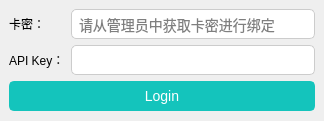
<?xml version="1.0" encoding="UTF-8"?>
<ui version="4.0">
 <class>LoginWindow</class>
 <widget class="QMainWindow" name="LoginWindow">
  <property name="geometry">
   <rect>
    <x>0</x>
    <y>0</y>
    <width>324</width>
    <height>121</height>
   </rect>
  </property>
  <widget class="QWidget" name="centralwidget">
   <layout class="QHBoxLayout" name="horizontalLayout_2">
    <item>
     <layout class="QVBoxLayout" name="verticalLayout_3">
      <item>
       <layout class="QHBoxLayout" name="horizontalLayout">
        <item>
         <layout class="QVBoxLayout" name="verticalLayout_2">
          <item>
           <widget class="QLabel" name="label">
            <property name="text">
             <string>卡密：</string>
            </property>
           </widget>
          </item>
          <item>
           <widget class="QLabel" name="label_2">
            <property name="text">
             <string>API Key：</string>
            </property>
           </widget>
          </item>
         </layout>
        </item>
        <item>
         <layout class="QVBoxLayout" name="verticalLayout">
          <item>
           <widget class="QLineEdit" name="usernameEdit">
            <property name="styleSheet">
             <string notr="true">#usernameEdit {
    border: 1px solid #ccc; /* 设置边框样式 */
    border-radius: 5px; /* 设置边框圆角 */
    padding: 5px; /* 设置内边距 */
    font-size: 14px; /* 设置字体大小 */
}

#usernameEdit:focus {
    border: 2px solid rgb(20,196,188); /* 输入框获取焦点时的边框样式 */
}
</string>
            </property>
            <property name="placeholderText">
             <string>请从管理员中获取卡密进行绑定</string>
            </property>
           </widget>
          </item>
          <item>
           <widget class="QLineEdit" name="passwordEdit">
            <property name="styleSheet">
             <string notr="true">#passwordEdit {
    border: 1px solid #ccc; /* 设置边框样式 */
    border-radius: 5px; /* 设置边框圆角 */
    padding: 5px; /* 设置内边距 */
    font-size: 14px; /* 设置字体大小 */
}

#passwordEdit:focus {
    border: 2px solid rgb(20,196,188); /* 输入框获取焦点时的边框样式 */
}
</string>
            </property>
            <property name="echoMode">
             <enum>QLineEdit::Password</enum>
            </property>
           </widget>
          </item>
         </layout>
        </item>
       </layout>
      </item>
      <item>
       <widget class="QPushButton" name="loginButton">
        <property name="styleSheet">
         <string notr="true">#loginButton {
    background-color: rgb(20,196,188);
    color: white; 
    border: 2px solid rgb(20,196,188);
    border-radius: 5px; 
    padding: 5px 10px; 
    font-size: 14px; 
}

#loginButton:hover {
    background-color:  rgb(22,218,208);
}

#loginButton:pressed {
    background-color: rgb(17,171,164);
}

QPushButton
{
	font: 25 14pt '微软雅黑';
	color: rgb(255,255,255);
	background-color: rgb(20,196,188);
	border:none;
	border-radius:10px;
}
QPushButton:hover
{
	background-color: rgb(22,218,208);
}
QPushButton:pressed
{
	background-color: rgb(17,171,164);
}</string>
        </property>
        <property name="text">
         <string>Login</string>
        </property>
       </widget>
      </item>
     </layout>
    </item>
   </layout>
  </widget>
 </widget>
 <resources/>
 <connections/>
</ui>
